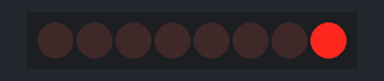
Recording of a sketch running on a simulated Arduino Uno, built with avr-gcc and run on an emulated ATmega328P. Shown: 8 shift-register outputs drawn as a row of LEDs (first output left, lit = HIGH). Wiring (inferred from the names in the program): shift register (74HC595): data pin 4; shift clock pin 6; latch pin 5. Wiring (inferred from the signals the program sends): row of LEDs: on Q0, Q1, Q2, Q3, Q4, Q5, Q6, Q7.

Above: at 0.2 s.
At 1.2 s:
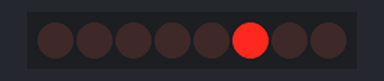
At 1.7 s:
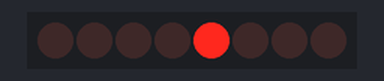
At 2.2 s:
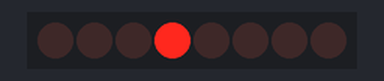
At 3.2 s:
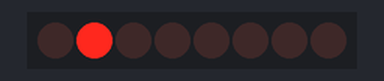
At 4.7 s:
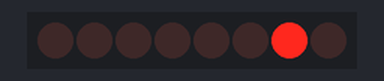
Timing chart, 0 to 5.2 s (numbered marks = the images above):
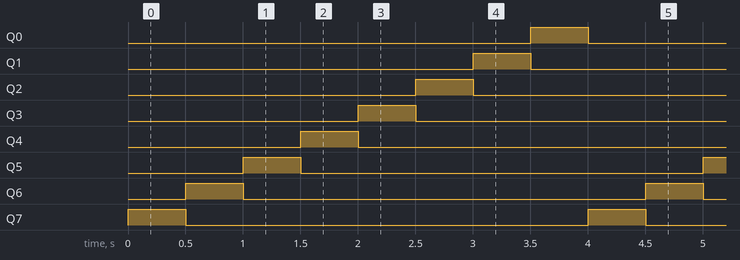

Measured:
- by itself, Q0–7: alternates HIGH for 0.50 s and LOW for 3.5 s
- by itself, everything shown: repeats every 4.0 s, in 8 steps

The sketch:

sketch_feb01a.ino
```cpp
/*
Adafruit Arduino - Lesson 4. 8 LEDs and a Shift Register
*/

int latchPin = 5;
int clockPin = 6;
int dataPin = 4;

byte leds = 0;

void setup() {
  pinMode(latchPin, OUTPUT);
  pinMode(dataPin, OUTPUT);
  pinMode(clockPin, OUTPUT);
}

void loop() {
   for (int i = 0; i < 8; i++) {
    bitClear(leds, (i + 7) % 8);
    bitSet(leds, i);
    updateShiftRegister();
    delay(500);
  }
}

void updateShiftRegister() {
   digitalWrite(latchPin, LOW);
   shiftOut(dataPin, clockPin, LSBFIRST, leds);
   digitalWrite(latchPin, HIGH);
}
```
